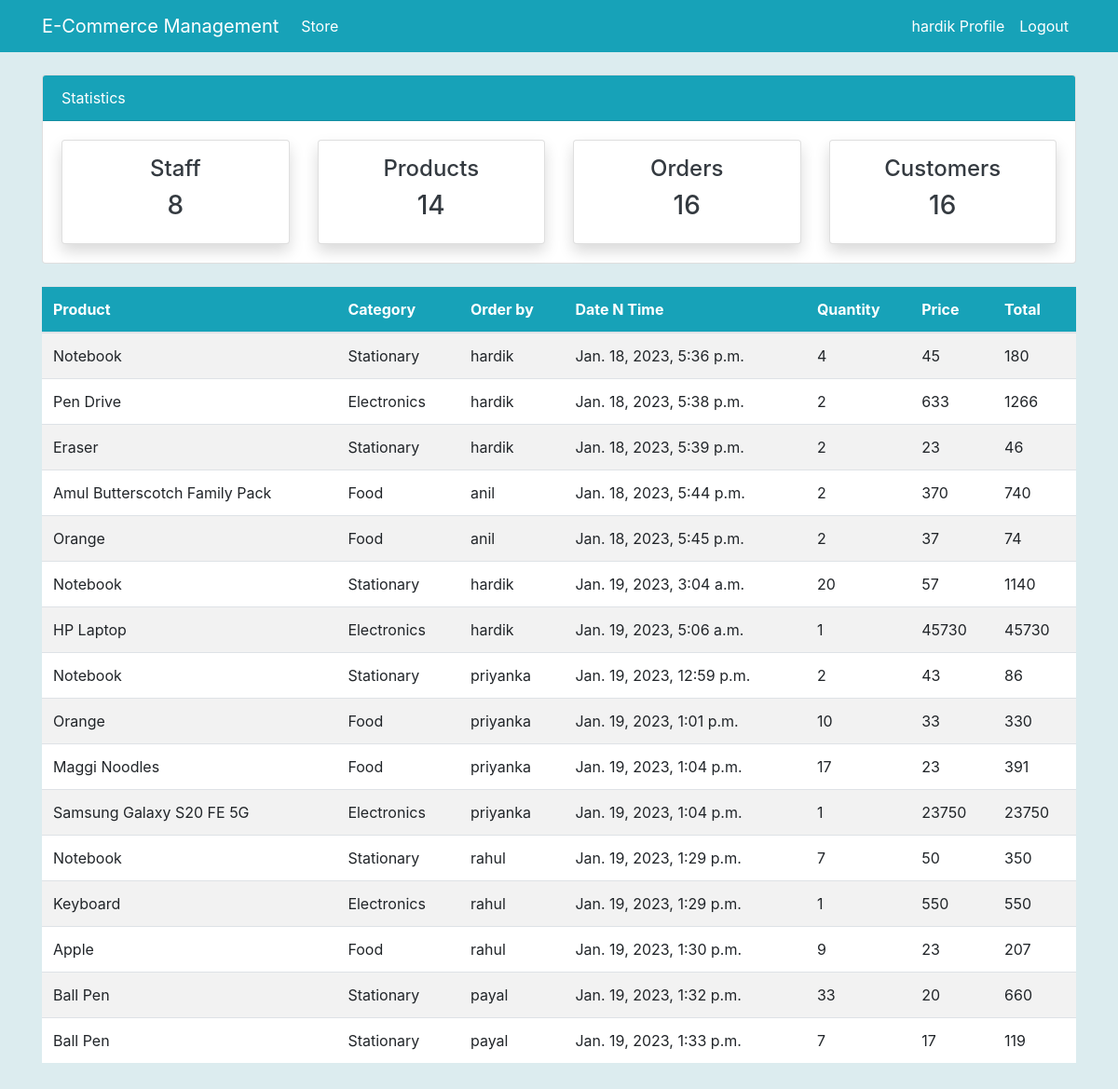
The app's page /order/ (signed in) with its own data.
### store/models.py (models this page shows, shortened)
class Order(models.Model):
    customer = models.ForeignKey(Customer, on_delete=models.CASCADE, null=True)
    product = models.ForeignKey(Product, on_delete=models.CASCADE, null=True)
    staff = models.ForeignKey(User, models.CASCADE, null=True)
    order_quantity = models.PositiveIntegerField(null=True)
    price = models.PositiveIntegerField(null=True)
    total = models.PositiveIntegerField(editable=False, null=True)
    date = models.DateTimeField(auto_now_add=True)

class Product(models.Model):
    CATEGORY = [
        ("Stationary", "Stationary"),
        ("Electronics", "Electronics"),
        ("Food", "Food"),
    ]
    name = models.CharField(max_length=255, null=True)
    category = models.CharField(max_length=255, choices=CATEGORY, null=True)
    quantity = models.PositiveIntegerField(null=True)

### store/views.py (the view)
# urls.py: path("order/", views.order, name="store-order"),
@login_required
def order(request):
    orders = Order.objects.all()
    context = {"orders": orders}
    context.update(nav_items())
    return render(request, "order.html", context)

### store/views.py (called while the page is built)
def nav_items():
    orders_count = Order.objects.all().count()
    products_count = Product.objects.all().count()
    workers_count = User.objects.all().count()
    customers_count = Customer.objects.count()
    data = {
        "orders_count": orders_count,
        "workers_count": workers_count,
        "products_count": products_count,
        "customers_count": customers_count,
    }
    return data

### store/templates/order.html (shortened to what this page needs)
{% extends "base.html" %}
{% block content %}
{% include "top_nav.html" %}
<div class="container">
  <div class="row my-4">
    <div class="col-md-12">
      <table class="table table-striped bg-white">
        <thead class="bg-info">
          <tr class="text-white">
            <th scope="col">Product</th>
            <th scope="col">Category</th>
            <th scope="col">Order by</th>
            <th scope="col">Date N Time</th>
            <th scope="col">Quantity</th>
            <th scope="col">Price</th>
            <th scope="col">Total</th>
          </tr>
        </thead>
        <tbody>
          {% for order in orders %}
          <tr>
            <td>{{order.product.name}}</td>
            <td>{{order.product.category}}</td>
            <td>{{order.staff.username}}</td>
            <td>{{order.date}}</td>
            <td>{{order.order_quantity}}</td>
            <td>{{order.price}}</td>
            <td>{{order.total}}</td>
          </tr>
          {% endfor %}
        </tbody>
      </table>
    </div>
  </div>
</div>
{% endblock content %}

### templates/nav.html (shortened to what this page needs)
<nav class="navbar navbar-expand-lg navbar-info bg-info">
  {% if user.is_authenticated %}
  <div class="container">
    <a class="navbar-brand text-white" href="{% url 'store-index' %}">E-Commerce Management</a>
    <div class="collapse navbar-collapse" id="navbarSupportedContent">
      <ul class="navbar-nav mr-auto">
        <li class="nav-item active">
          <a class="nav-link text-white" href="{% url 'store-index' %}">Store <span class="sr-only">(current)</span></a>
        </li>
      </ul>
      <ul class="navbar-nav ml-auto">
        <li class="nav-item active">
          <a class="nav-link text-white" href="{% url 'user-profile' %}">{{user.username}} Profile </a>
        </li>
        <li class="nav-item">
          <a class="nav-link text-white" href="{% url 'user-logout' %}">Logout</a>
        </li>
      </ul>
  {% endif %}
</nav>

### static/css/style.css (style rules this page uses)
body { background: #DCECEF; ; }

### records on screen
Order: product.name "Notebook", product.category "Stationary", staff.username "hardik", date "Jan. 18, 2023, 5:36 p.m.", order_quantity "4", price "45", total "180"
Order: product.name "Pen Drive", product.category "Electronics", staff.username "hardik", date "Jan. 18, 2023, 5:38 p.m.", order_quantity "2", price "633", total "1266"
Order: product.name "Eraser", product.category "Stationary", staff.username "hardik", date "Jan. 18, 2023, 5:39 p.m.", order_quantity "2", price "23", total "46"
Order: product.name "Amul Butterscotch Family Pack", product.category "Food", staff.username "anil", date "Jan. 18, 2023, 5:44 p.m.", order_quantity "2", price "370", total "740"
Order: product.name "Orange", product.category "Food", staff.username "anil", date "Jan. 18, 2023, 5:45 p.m.", order_quantity "2", price "37", total "74"
Order: product.name "Notebook", product.category "Stationary", staff.username "hardik", date "Jan. 19, 2023, 3:04 a.m.", order_quantity "20", price "57", total "1140"
Order: product.name "HP Laptop", product.category "Electronics", staff.username "hardik", date "Jan. 19, 2023, 5:06 a.m.", order_quantity "1", price "45730", total "45730"
Order: product.name "Notebook", product.category "Stationary", staff.username "priyanka", date "Jan. 19, 2023, 12:59 p.m.", order_quantity "2", price "43", total "86"
Order: product.name "Orange", product.category "Food", staff.username "priyanka", date "Jan. 19, 2023, 1:01 p.m.", order_quantity "10", price "33", total "330"
Order: product.name "Maggi Noodles", product.category "Food", staff.username "priyanka", date "Jan. 19, 2023, 1:04 p.m.", order_quantity "17", price "23", total "391"
Order: product.name "Samsung Galaxy S20 FE 5G", product.category "Electronics", staff.username "priyanka", date "Jan. 19, 2023, 1:04 p.m.", order_quantity "1", price "23750", total "23750"
Order: product.name "Notebook", product.category "Stationary", staff.username "rahul", date "Jan. 19, 2023, 1:29 p.m.", order_quantity "7", price "50", total "350"
Order: product.name "Keyboard", product.category "Electronics", staff.username "rahul", date "Jan. 19, 2023, 1:29 p.m.", order_quantity "1", price "550", total "550"
Order: product.name "Apple", product.category "Food", staff.username "rahul", date "Jan. 19, 2023, 1:30 p.m.", order_quantity "9", price "23", total "207"
Order: product.name "Ball Pen", product.category "Stationary", staff.username "payal", date "Jan. 19, 2023, 1:32 p.m.", order_quantity "33", price "20", total "660"
Order: product.name "Ball Pen", product.category "Stationary", staff.username "payal", date "Jan. 19, 2023, 1:33 p.m.", order_quantity "7", price "17", total "119"

### other values on screen
{{ user.username }} "hardik"
{{ workers_count }} "8"
{{ products_count }} "14"
{{ orders_count }} "16"
{{ customers_count }} "16"
